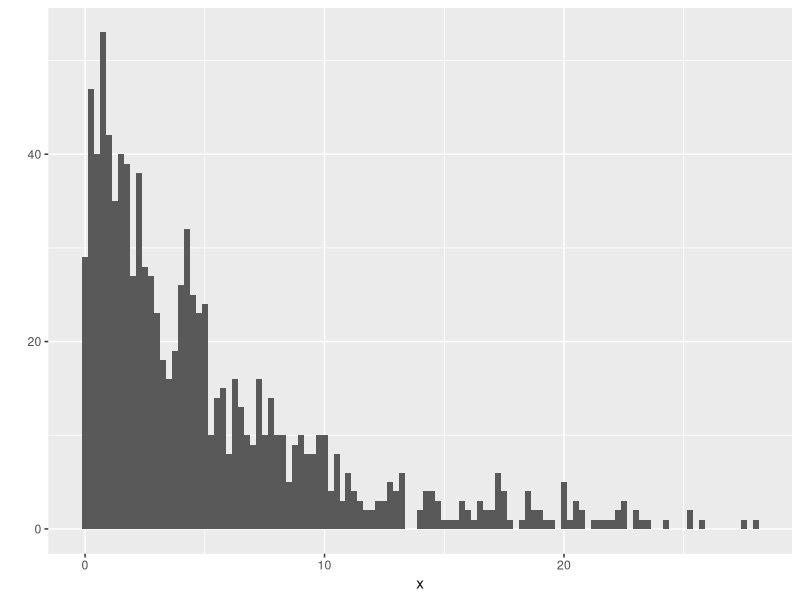
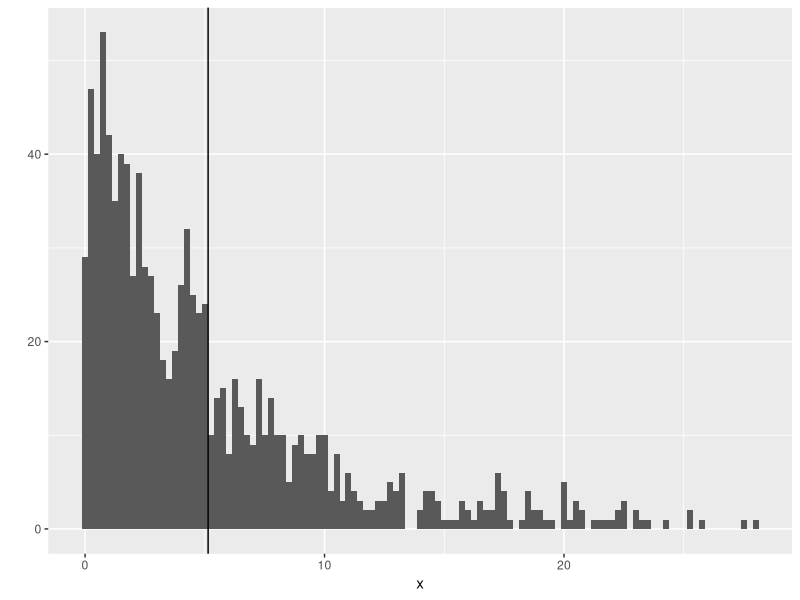
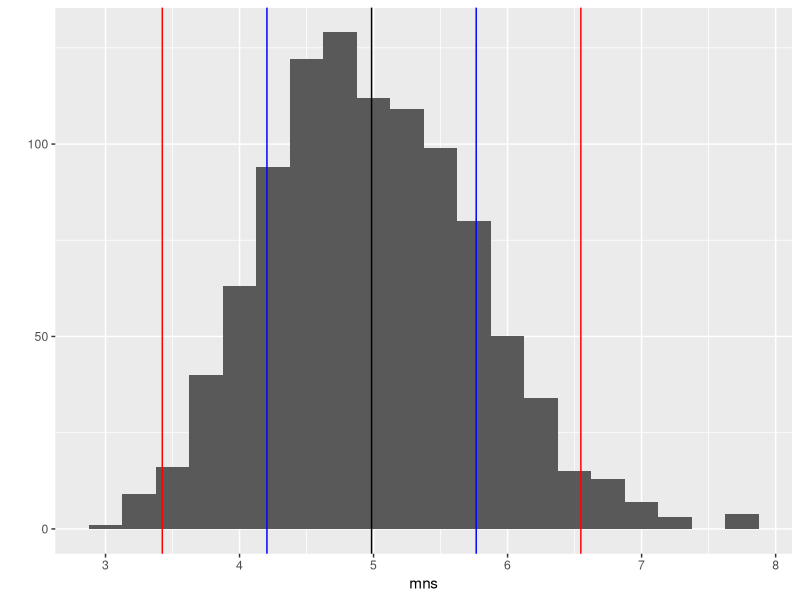

R code for these plots, in order:
## ---- chunk 1
knitr::opts_chunk$set(echo = TRUE)
## ---- chunk 2
set.seed(56789)
x <- rexp(1000,0.2)

library(ggplot2)
qplot(x, geom = "histogram", binwidth = 0.25)
xmn <- mean(x)
xvar <- var(x)
## ---- chunk 3
set.seed(56789)

mns = NULL
vars = NULL
for (i in 1 : 1000) {
        mns = c(mns, mean(rexp(40,0.2)))
        vars = c(vars, var(rexp(40,0.2)))
}

## ---- chunk 4
expmn <- mean(mns)
expvar <- mean(vars)
## ---- chunk 5
1 / 0.2
## ---- chunk 6
expmn

## ---- chunk 7
xmn
## ---- chunk 8
1 / (0.2^2)

## ---- chunk 9
expvar
## ---- chunk 10
xvar
## ---- chunk 11
l <- qplot(x, geom = "histogram", binwidth = 0.25)
l  + geom_vline(xintercept = xmn)
## ---- chunk 12
q <- qplot(mns, geom = "histogram", binwidth = 0.25) 
q + geom_vline(xintercept = expmn) + 
  geom_vline(xintercept = expmn + sd(mns), col = "blue") + 
  geom_vline(xintercept = expmn - sd(mns), col = "blue") +
  geom_vline(xintercept = expmn +2*sd(mns), col = "red") +
  geom_vline(xintercept = expmn -2*sd(mns), col = "red")
